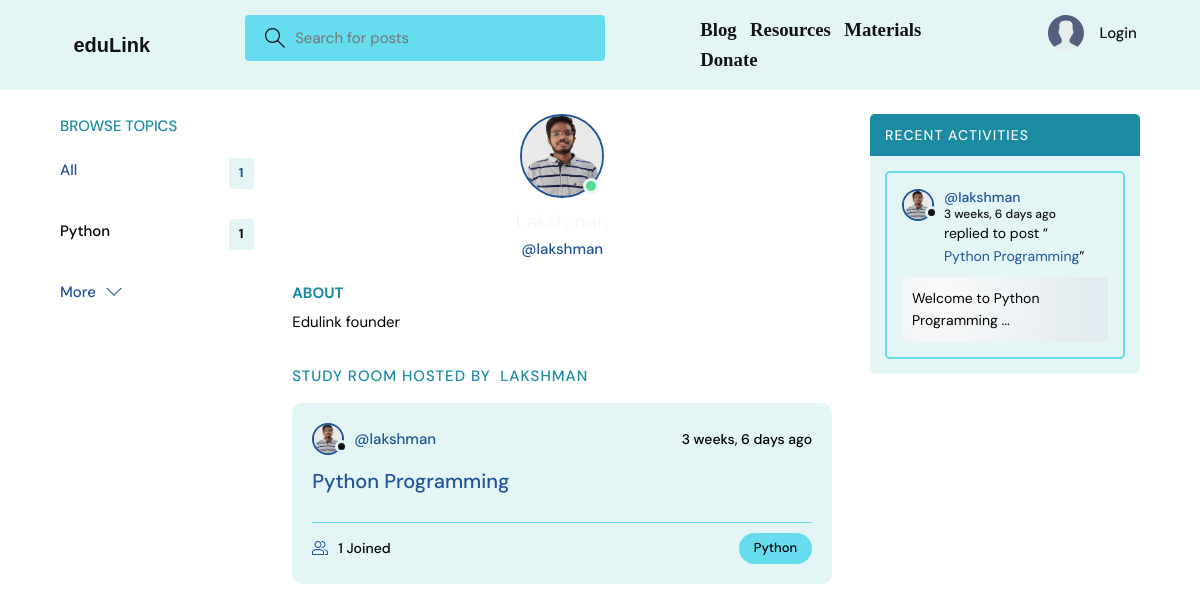
Page /profile/1/ on the committed database.
### base/models.py (models this page shows, shortened)
class Topic(models.Model):
    name = models.CharField(max_length=200)

class User(AbstractUser):
    name = models.CharField(max_length=200, null=True)
    email = models.EmailField(unique=True, null=True)
    bio = models.TextField(null=True)
    avatar = models.ImageField(null=True, default="avatar.svg")
    USERNAME_FIELD = 'email'
    REQUIRED_FIELDS = []

class Room(models.Model):
    host = models.ForeignKey(User, on_delete=models.SET_NULL, null=True)
    topic = models.ForeignKey(Topic, on_delete=models.SET_NULL, null=True)
    name = models.CharField(max_length=200)
    description = models.TextField(null=True, blank=True)
    participants = models.ManyToManyField(
        User, related_name='participants', blank=True)
    updated = models.DateTimeField(auto_now=True)
    created = models.DateTimeField(auto_now_add=True)
    class Meta:
        ordering = ['-updated', '-created']
    def __str__(self):
        return self.name

class Message(models.Model):
    user = models.ForeignKey(User, on_delete=models.CASCADE)
    room = models.ForeignKey(Room, on_delete=models.CASCADE)
    body = models.TextField()
    updated = models.DateTimeField(auto_now=True)
    created = models.DateTimeField(auto_now_add=True)
    class Meta:
        ordering = ['-updated', '-created']

### base/views.py (the view)
# urls.py: path('profile/<str:pk>/', views.userProfile, name="user-profile"),
def userProfile(request, pk):
    user = User.objects.get(id=pk)
    rooms = user.room_set.all()
    room_messages = user.message_set.all()
    topics = Topic.objects.all()
    context = {'user': user, 'rooms': rooms,
               'room_messages': room_messages, 'topics': topics}
    return render(request, 'base/profile.html', context)

### base/templates/base/profile.html (shortened to what this page needs)
{% extends 'main.html' %}
{% block content %}
<main class="profile-page layout layout--3">
  <div class="container">
    {% include 'base/topics_component.html' %}
    <div class="roomList">
      <div class="profile">
        <div class="profile__avatar">
          <div class="avatar avatar--large active">
            <img src="{{user.avatar.url}}" />
          </div>
        </div>
        <div class="profile__info">
          <h3>{{user.name}}</h3>
          <p>@{{user.username}}</p>
        </div>
        <div class="profile__about">
          <h3>About</h3>
          <p>
            {{user.bio}}
          </p>
        </div>
      </div>
      <div class="roomList__header">
        <div>
          <h2>Study Room Hosted by&nbsp; {{user.username}}</a>
          </h2>
        </div>
      </div>
      {% include 'base/feed_component.html' %}
    </div>
    {% include 'base/activity_component.html' %}
  </div>
</main>
{% endblock content %}

### base/templates/base/topics_component.html
<div class="topics">
    <div class="topics__header">
        <h2>Browse Topics</h2>
    </div>
    <ul class="topics__list">
        <li>
            <a href="{% url 'home' %}" class="active">All <span>{{topics.count}}</span></a>
        </li>
        {% for topic in topics %}
        <li>
            <a href="{% url 'home' %}?q={{topic.name}}">{{topic.name}}<span>{{topic.room_set.all.count}}</span></a>
        </li>
        {% endfor %}
    </ul>
    <a class="btn btn--link" href="{% url 'topics' %}">
        More
        <svg version="1.1" xmlns="http://www.w3.org/2000/svg" width="32" height="32" viewBox="0 0 32 32">
            <title>chevron-down</title>
            <path d="M16 21l-13-13h-3l16 16 16-16h-3l-13 13z"></path>
        </svg>
    </a>
</div>

### base/templates/base/feed_component.html (shortened to what this page needs)
{% for room in rooms %}
<div class="roomListRoom">
    <div class="roomListRoom__header">
        <a href="{% url 'user-profile' room.host.id %}" class="roomListRoom__author">
            <div class="avatar avatar--small">
                <img src="{{room.host.avatar.url}}" />
            </div>
            <span>@{{room.host.username}}</span>
        </a>
        <div class="roomListRoom__actions">
            <span>{{room.created|timesince}} ago</span>
        </div>
    </div>
    <div class="roomListRoom__content">
        <a href="{% url 'room' room.id %}">{{room.name}}</a>
    </div>
    <div class="roomListRoom__meta">
        <a href="{% url 'room' room.id %}" class="roomListRoom__joined">
            {{room.participants.all.count}} Joined
        </a>
        <p class="roomListRoom__topic">{{room.topic.name}}</p>
    </div>
</div>
{% endfor %}

### base/templates/base/activity_component.html (shortened to what this page needs)
<div class="activities">
    <div class="activities__header">
        <h2>Recent Activities</h2>
    </div>
    {% for message in room_messages %}
    <div class="activities__box">
        <div class="activities__boxHeader roomListRoom__header">
            <a href="{% url 'user-profile' message.user.id %}" class="roomListRoom__author">
                <div class="avatar avatar--small">
                    <img src="{{message.user.avatar.url}}" />
                </div>
                <p>
                    @{{message.user.username}}
                    <span>{{message.created|timesince}} ago</span>
                </p>
            </a>
        </div>
        <div class="activities__boxContent">
            <p>replied to post “<a href="{% url 'room' message.room.id %}">{{message.room}}</a>”</p>
            <div class="activities__boxRoomContent">{{message.body}}</div>
        </div>
    </div>
    {% endfor %}
</div>

### rows in the picture
Topic: name "Python", room_set.all.count "1"
User: avatar (picture), username "lakshman", bio "Edulink founder", username "LAKSHMAN"
Room: host.avatar (picture), host.username "lakshman", created "3 weeks, 6 days", name "Python Programming", participants.all.count "1", topic.name "Python"
Message: user.avatar (picture), user.username "lakshman", created "3 weeks, 6 days", room "Python Programming", body "Welcome to Python Programming ..."

### other values in the picture
{{ topics.count }} "1"
